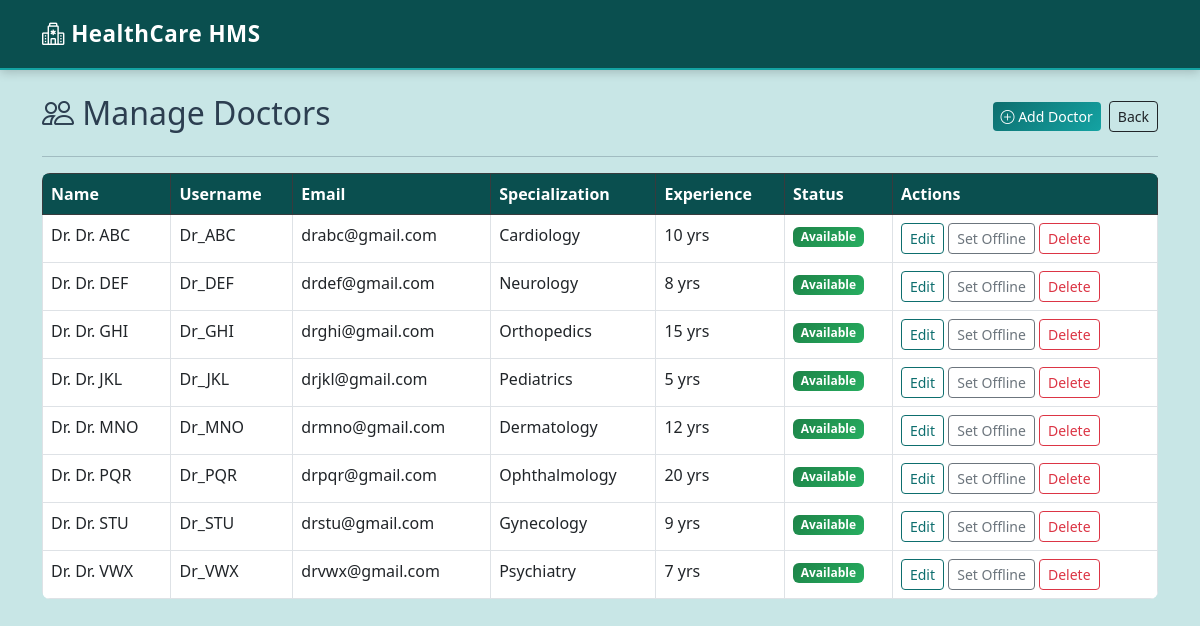
/admin/doctors (signed in), run on an earlier commit of the app's database.
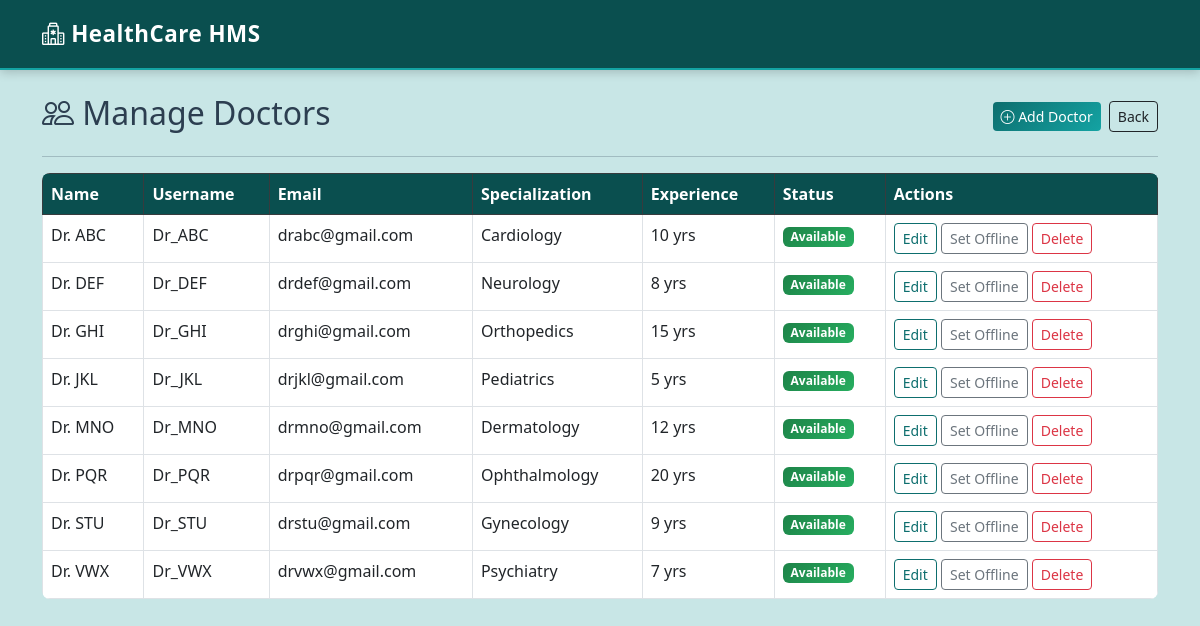
And on a later commit of the database.
### tables this page shows
CREATE TABLE doctors (
            id INTEGER PRIMARY KEY AUTOINCREMENT,
            full_name TEXT NOT NULL,
            username TEXT UNIQUE NOT NULL,
            password_hash TEXT NOT NULL,
            email TEXT,
            phone TEXT,
            specialization_id INTEGER,
            qualification TEXT,
            experience INTEGER DEFAULT 0,
            bio TEXT,
            is_available INTEGER DEFAULT 1,
            FOREIGN KEY (specialization_id) REFERENCES specializations(id)
        );

CREATE TABLE specializations (
            id INTEGER PRIMARY KEY AUTOINCREMENT,
            name TEXT UNIQUE NOT NULL
        );

### app.py (the view)
@app.route('/admin/doctors')
@admin_required
def admin_doctors():
    db = get_db()
    doctors = db.execute("""
        SELECT d.*, s.name as specialization
        FROM doctors d JOIN specializations s ON d.specialization_id = s.id
        ORDER BY d.full_name
    """).fetchall()
    specs = db.execute("SELECT * FROM specializations ORDER BY name").fetchall()
    return render_template('admin_doctors.html', doctors=doctors, specializations=specs)

### app.py (called while the page is built)
def get_db():
    if 'db' not in g:
        g.db = sqlite3.connect(DATABASE)
        g.db.row_factory = sqlite3.Row
        g.db.execute("PRAGMA foreign_keys = ON")
    return g.db

def admin_required(f):
    @wraps(f)
    def decorated(*args, **kwargs):
        if 'admin_id' not in session:
            flash('Admin login required.', 'warning')
            return redirect(url_for('admin_login'))
        return f(*args, **kwargs)
    return decorated

@app.context_processor
def inject_now():
    return {'now': datetime.now()}

### templates/admin_doctors.html (shortened to what this page needs)
{% extends 'base.html' %}
{% block content %}
<div class="container py-4">
    <div class="d-flex justify-content-between align-items-center mb-3">
        <h2><i class="bi bi-people"></i> Manage Doctors</h2>
        <div>
            <button class="btn btn-primary btn-sm" data-bs-toggle="modal" data-bs-target="#addDoctorModal">
                <i class="bi bi-plus-circle"></i> Add Doctor
            </button>
            <a href="{{ url_for('admin_dashboard') }}" class="btn btn-outline-dark btn-sm ms-1">Back</a>
        </div>
    </div>
    <hr>
    <div class="table-responsive">
        <table class="table table-bordered table-hover">
            <thead class="table-dark">
                <tr>
                    <th>Name</th>
                    <th>Username</th>
                    <th>Email</th>
                    <th>Specialization</th>
                    <th>Experience</th>
                    <th>Status</th>
                    <th>Actions</th>
                </tr>
            </thead>
            <tbody>
                {% for doc in doctors %}
                <tr>
                    <td>Dr. {{ doc.full_name }}</td>
                    <td>{{ doc.username }}</td>
                    <td>{{ doc.email }}</td>
                    <td>{{ doc.specialization }}</td>
                    <td>{{ doc.experience }} yrs</td>
                    <td>
                        {% if doc.is_available %}
                            <span class="badge bg-success">Available</span>
                        {% else %}
                            <span class="badge bg-secondary">Unavailable</span>
                        {% endif %}
                    </td>
                    <td>
                        <button class="btn btn-sm btn-outline-primary" data-bs-toggle="modal" data-bs-target="#editModal{{ doc.id }}">Edit</button>
                        <form method="POST" action="{{ url_for('toggle_doctor', doc_id=doc.id) }}" class="d-inline">
                            {% if doc.is_available %}
                                <button type="submit" class="btn btn-sm btn-outline-secondary">Set Offline</button>
                            {% else %}
                                <button type="submit" class="btn btn-sm btn-outline-success">Set Active</button>
                            {% endif %}
                        </form>
                        <form method="POST" action="{{ url_for('delete_doctor', doc_id=doc.id) }}" class="d-inline confirm-delete">
                            <button type="submit" class="btn btn-sm btn-outline-danger">Delete</button>
                        </form>
                    </td>
                </tr>
                {% endfor %}
            </tbody>
        </table>
    </div>
</div>
{% endblock %}

### templates/base.html (shortened to what this page needs)
<!DOCTYPE html>
<html lang="en">
<head>
    <link href="https://cdn.jsdelivr.net/npm/bootstrap@5.3.0/dist/css/bootstrap.min.css" rel="stylesheet">
    <link href="https://cdn.jsdelivr.net/npm/bootstrap-icons@1.11.0/font/bootstrap-icons.css" rel="stylesheet">
    <link href="{{ url_for('static', filename='css/style.css') }}" rel="stylesheet">
</head>
<body>
    <nav class="navbar navbar-expand-lg navbar-dark bg-dark d-print-none">
        <div class="container">
            <a class="navbar-brand" href="{{ url_for('home') }}">
                <i class="bi bi-hospital"></i> HealthCare HMS
            </a>
        </div>
    </nav>
    <main>
        <div aria-live="polite" aria-atomic="true" class="position-relative">
            <div class="toast-container position-fixed top-0 end-0 p-3" style="z-index: 1055;">
            </div>
        </div>
        {% block content %}{% endblock %}
    </main>
</body>
</html>

### static/css/style.css (style rules this page uses)
body { display: flex; flex-direction: column; min-height: 100vh; background-color: #0e3d3d; color: #2c3e50; margin: 0; padding: 0; }
main { flex: 1 0 auto; background: #c8e6e6; }
.navbar { background: #0a4f4f !important; box-shadow: 0 2px 10px rgba(0, 0, 0, 0.2); padding: 12px 0; border-bottom: 2px solid #14a3a3; }
.navbar-brand { font-size: 1.4rem; font-weight: 700; letter-spacing: 0.5px; }
.bg-success { background: linear-gradient(135deg, #1d8348, #27ae60) !important; }
.btn-primary { background: linear-gradient(135deg, #0d6e6e, #14a3a3) !important; border: none !important; }
.btn-outline-primary { color: #0d6e6e !important; border-color: #0d6e6e !important; }
.table { border-radius: 8px; overflow: hidden; }
.table-dark, .table-dark th { background: #0a4f4f !important; }
.badge.bg-success { background: linear-gradient(135deg, #1d8348, #27ae60) !important; }

What changed in the data, as far as the page shows it:
changed doctors "Dr_ABC": full_name "Dr. ABC" → "ABC"
changed doctors "Dr_DEF": full_name "Dr. DEF" → "DEF"
changed doctors "Dr_GHI": full_name "Dr. GHI" → "GHI"
changed doctors "Dr_JKL": full_name "Dr. JKL" → "JKL"
changed doctors "Dr_MNO": full_name "Dr. MNO" → "MNO"
changed doctors "Dr_PQR": full_name "Dr. PQR" → "PQR"
changed doctors "Dr_STU": full_name "Dr. STU" → "STU"
changed doctors "Dr_VWX": full_name "Dr. VWX" → "VWX"
